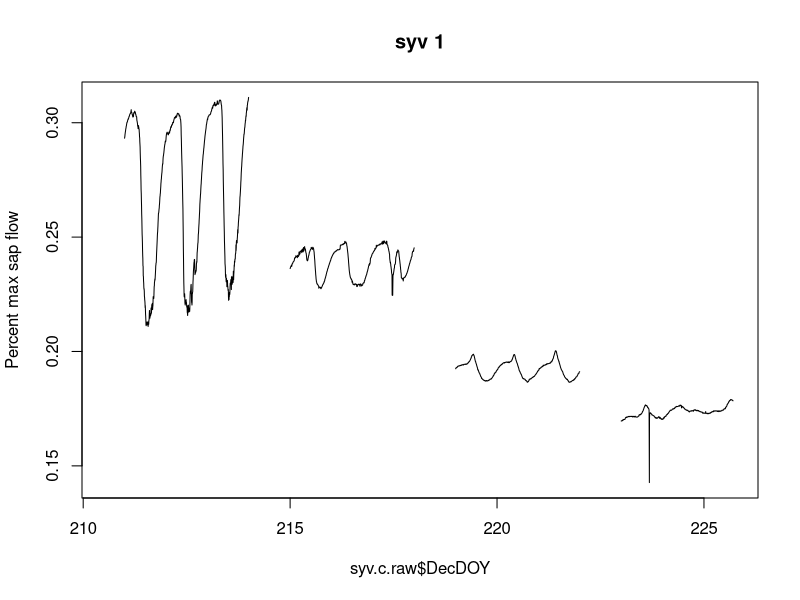
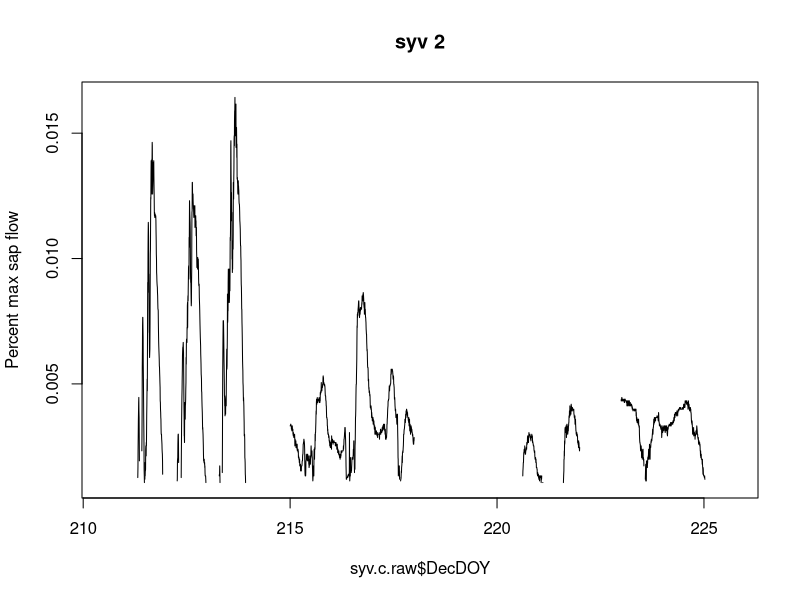
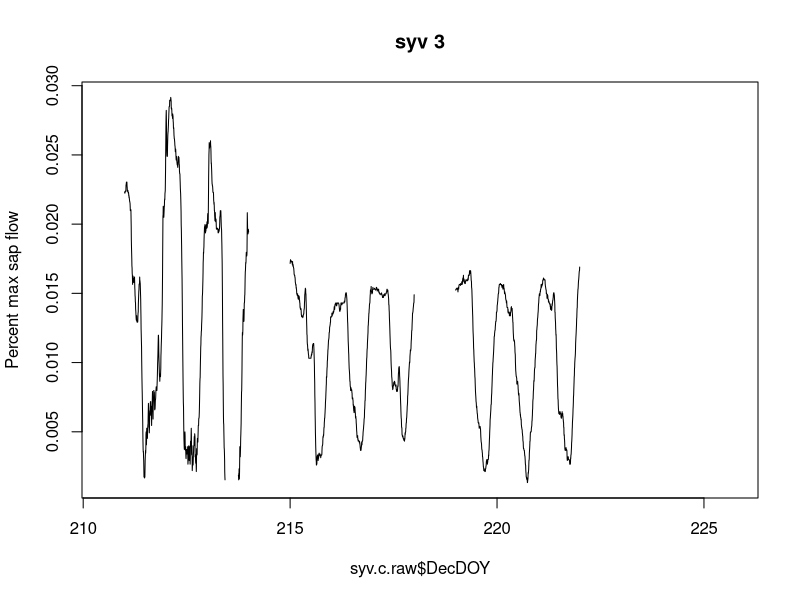
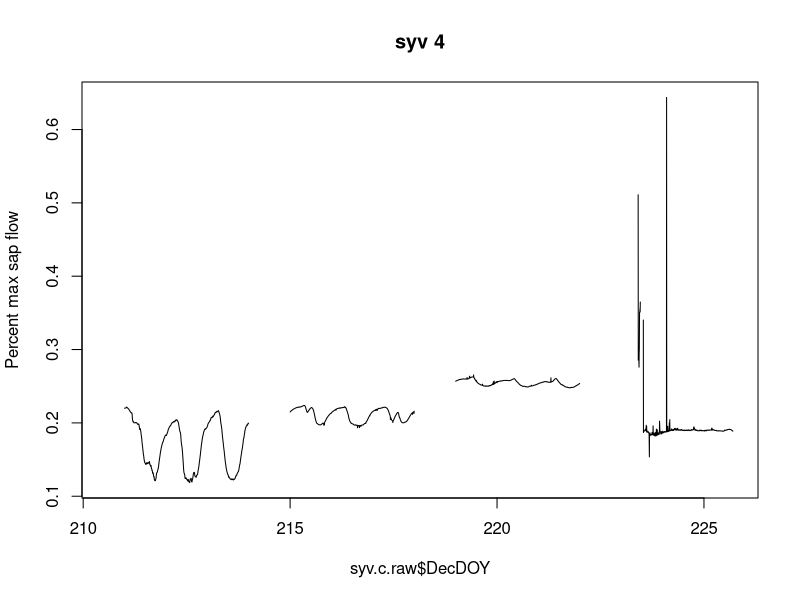

Write the R code that produced these figures, in order. (Note: this script raises an error after producing the figures.)

syv.c.raw<-read.csv('SYV_Calib.csv')
und.c.raw<-read.csv('UND_Calib.csv')
wcr.c.raw<-read.csv('WCR_Calib.csv')

#WCR has an extra day with messy data. Remove
wcr.c.raw<-wcr.c.raw[wcr.c.raw$DOY > 208,]


sc<-8

syv.c.dat<-syv.c.raw[,sc:ncol(syv.c.raw)]
syv.c.dat[syv.c.dat<0.001 | syv.c.dat> 1]<-NaN
und.c.dat<-und.c.raw[,sc:ncol(und.c.raw)]
und.c.dat[und.c.dat<0.001 | und.c.dat> 1]<-NaN
wcr.c.dat<-wcr.c.raw[,sc:ncol(wcr.c.raw)]
wcr.c.dat[wcr.c.dat<0.001 | wcr.c.dat> 1]<-NaN

und.switchdays<-c(211,215,220,223,226)
wcr.switchdays<-c(209,213,217,221,224)
syv.switchdays<-c(210,214,218,222,226)


#take out days where I switched the sensor
syv.c.dat[syv.c.raw$DOY %in% syv.switchdays,]<-NaN
#& syv.c.raw$H > 6 &syv.c.raw$H< 22,] <- NaN
und.c.dat[und.c.raw$DOY %in% und.switchdays,]<-NaN
#& und.c.raw$H > 6 &und.c.raw$H< 22,] <- NaN
wcr.c.dat[wcr.c.raw$DOY %in% wcr.switchdays,]<-NaN
#& wcr.c.raw$H > 6 &wcr.c.raw$H< 22,] <- NaN


for(i in 1:4){
  plot( syv.c.raw$DecDOY,syv.c.dat[,i], main=paste('syv', i), type='l', ylab='Percent max sap flow')
}

for(i in 1:5){
  plot(und.c.raw$DecDOY, und.c.dat[,i],  main=paste('und', i), type='l','Percent max sap flow')
}

for(i in 1:2){
  plot(wcr.c.raw$DecDOY, wcr.c.dat[,i], main=paste('wcr', i), type='l','Percent max sap flow')
}


sites<-list(wcr.c.dat,syv.c.dat,und.c.dat)
meta.raw<-list(wcr.c.raw,syv.c.raw,und.c.raw)
names<-c('wcr','syv','und')

for (s in 1:3){
  DAT<-sites[[s]]
  meta<-meta.raw[[s]]
  
  DAT.t<-cbind(meta$DOY, DAT)
  colnames(DAT.t)<-c('DOY', colnames(DAT))
  
  nObs<-nrow(DAT)
  DOYs<-unique(meta$DOY)
  nDays<-length(DOYs)
  nSensors<-ncol(DAT)
  Sensornames<-colnames(DAT)
  
  #Convert to flow
  maxes<-aggregate(DAT.t, by=list(DAT.t$DOY), FUN=max, na.rm=TRUE)
  maxes<-maxes[,3:ncol(maxes)]
  maxes[maxes==-Inf]<-NaN
  
  Daymaxes<-as.data.frame(matrix(data=NaN,nrow=nObs, ncol=nSensors))
  Daymax.names<-rep(NaN, nSensors)
  for (v in 1:nSensors){
    print(v)
    Daymaxvec<-rep(NaN, nObs)
    for (i in 1:nDays){
      Daymaxvec[DAT.t$DOY==DOYs[i]]<-maxes[i,v]    
    }
    Daymaxes[,v]<-Daymaxvec 
    Daymax.names[v]<- paste(Sensornames[v],"max", sep='_')
  }
  colnames(Daymaxes)<-Daymax.names
  rm(Daymax.names, Daymaxvec)
  
# To flow

K<-as.data.frame(matrix(data=NaN,nrow=nObs, ncol=nSensors))
K.names<-rep(NaN, nSensors)
Flux<-as.data.frame(matrix(data=NaN,nrow=nObs, ncol=nSensors))
Flux.names<-rep(NaN, nSensors)
for(v in 1:nSensors){
  K[,v]<-((Daymaxes[,v]-DAT[,v])/DAT[,v])
  Flux[,v]<-0.000119*(K[,v])^1.231
  
  K.names[v]<-paste(Sensornames[v], "K",sep='_')
  Flux.names[v]<-paste(Sensornames[v], "Flux", sep='')                   
}

colnames(K)<-K.names
colnames(Flux)<-Flux.names

rm(K.names, K)

if(s==1){wcr.flux<-Flux}
if(s==2){syv.flux<-Flux}
if(s==3){und.flux<-Flux}
  
}


for(i in 1:4){
  plot( syv.c.raw$DecDOY,syv.flux[,i], main=paste('syv flux', i), type='l')
}

for(i in 1:5){
  plot(und.c.raw$DecDOY, und.flux[,i],  main=paste('und flux', i), type='l')
}

for(i in 1:2){
  plot(wcr.c.raw$DecDOY, wcr.flux[,i], main=paste('wcr flux', i), type='l')
}

rm('Flux','meta','Daymaxes')

#Ratios

#Prep for aggregation
und.dectime<-(und.c.raw$H)+((und.c.raw$M)/60)
und.flux.t<-cbind(und.c.raw$DOY, und.dectime, und.flux)
colnames(und.flux.t)<-c('DOY','DecTime', colnames(und.flux))

syv.dectime<-(syv.c.raw$H)+((syv.c.raw$M)/60)
syv.flux.t<-cbind(syv.c.raw$DOY, syv.dectime, syv.flux)
colnames(syv.flux.t)<-c('DOY','DecTime', colnames(syv.flux))

wcr.c.raw$M<-as.numeric(levels(wcr.c.raw$M))[wcr.c.raw$M]
wcr.dectime<-(wcr.c.raw$H)+((wcr.c.raw$M)/60)
wcr.flux.t<-cbind(wcr.c.raw$DOY, wcr.dectime, wcr.flux)
colnames(wcr.flux.t)<-c('DOY','DecTime', colnames(wcr.flux))

#It rained on DOY 217. Remove.
#wcr.c.raw[wcr.c.raw$DOY == 217,]  #Change day for WCR so already NaN'd
syv.flux.t[syv.flux.t$DOY == 217 & syv.flux.t$DecTime >10 & syv.flux.t$DecTime<16,3:6]<-NaN
und.flux.t[und.flux.t$DOY == 217 & und.flux.t$DecTime >10 & und.flux.t$DecTime<16,3:7]<-NaN

#Position 1
und.d1<-und.flux.t[und.flux.t$DOY %in% c(212:214),]
und.p1<-aggregate(und.d1, by=list(und.d1$DecTime), FUN=mean, na.rm=TRUE)

syv.d1<-syv.flux.t[syv.flux.t$DOY %in% c(211:213),]
syv.p1<-aggregate(syv.d1, by=list(syv.d1$DecTime), FUN=mean, na.rm=TRUE)

wcr.d1<-wcr.flux.t[wcr.flux.t$DOY %in% c(210:212),]
wcr.p1<-aggregate(wcr.d1, by=list(wcr.d1$DecTime), FUN=mean, na.rm=TRUE)

rm('und.d1','syv.d1','wcr.d1')

#Position 2
und.d2<-und.flux.t[und.flux.t$DOY %in% c(216:219),]
und.p2<-aggregate(und.d2, by=list(und.d2$DecTime), FUN=mean, na.rm=TRUE)

syv.d2<-syv.flux.t[syv.flux.t$DOY %in% c(215:217),]
syv.p2<-aggregate(syv.d2, by=list(syv.d2$DecTime), FUN=mean, na.rm=TRUE)

wcr.d2<-wcr.flux.t[wcr.flux.t$DOY %in% c(214:216),]
wcr.p2<-aggregate(wcr.d2, by=list(wcr.d2$DecTime), FUN=mean, na.rm=TRUE)

rm('und.d2','syv.d2','wcr.d2')

#Position 3
und.d3<-und.flux.t[und.flux.t$DOY %in% c(221:222),]
und.p3<-aggregate(und.d3, by=list(und.d3$DecTime), FUN=mean, na.rm=TRUE)

syv.d3<-syv.flux.t[syv.flux.t$DOY %in% c(219:221),]
syv.p3<-aggregate(syv.d3, by=list(syv.d3$DecTime), FUN=mean, na.rm=TRUE)

wcr.d3<-wcr.flux.t[wcr.flux.t$DOY %in% c(218:220),]
wcr.p3<-aggregate(wcr.d3, by=list(wcr.d3$DecTime), FUN=mean, na.rm=TRUE)

rm('und.d3','syv.d3','wcr.d3')

#Position 4
und.d4<-und.flux.t[und.flux.t$DOY %in% c(224:225),]
und.p4<-aggregate(und.d4, by=list(und.d4$DecTime), FUN=mean, na.rm=TRUE)

syv.d4<-syv.flux.t[syv.flux.t$DOY %in% c(223:225),]
syv.p4<-aggregate(syv.d4, by=list(syv.d4$DecTime), FUN=mean, na.rm=TRUE)

wcr.d4<-wcr.flux.t[wcr.flux.t$DOY %in% c(222:223),]
wcr.p4<-aggregate(wcr.d4, by=list(wcr.d4$DecTime), FUN=mean, na.rm=TRUE)

rm('und.d4','syv.d4','wcr.d4')

#Scoop data together. This is attrociously inefficient.
wcr.c1<-cbind(wcr.p1[4],wcr.p2[4],wcr.p3[4],wcr.p4[4])
wcr.c2<-cbind(wcr.p1[5],wcr.p2[5],wcr.p3[5],wcr.p4[5])

syv.c1<-cbind(syv.p1[4],syv.p2[4],syv.p3[4],syv.p4[4])
syv.c2<-cbind(syv.p1[5],syv.p2[5],syv.p3[5],syv.p4[5])
syv.c3<-cbind(syv.p1[6],syv.p2[6],syv.p3[6],syv.p4[6])
syv.c4<-cbind(syv.p1[7],syv.p2[7],syv.p3[7],syv.p4[7])

und.c1<-cbind(und.p1[4],und.p2[4],und.p3[4],und.p4[4])
und.c2<-cbind(und.p1[5],und.p2[5],und.p3[5],und.p4[5])
und.c3<-cbind(und.p1[6],und.p2[6],und.p3[6],und.p4[6])
und.c4<-cbind(und.p1[7],und.p2[7],und.p3[7],und.p4[7])
und.c5<-cbind(und.p1[8],und.p2[8],und.p3[8],und.p4[8])

rm('syv.p1','syv.p2','syv.p3','syv.p4','und.p1','und.p2','und.p3','und.p4',
   'wcr.p1','wcr.p2','wcr.p3','wcr.p4')

#Combine into lists for looping
und.c<-list(und.c1,und.c2,und.c3,und.c4,und.c5)
syv.c<-list(syv.c1,syv.c2,syv.c3,syv.c4)
wcr.c<-list(wcr.c1,wcr.c2)

rm('und.c1','und.c2','und.c3','und.c4','und.c5','syv.c1',
        'syv.c2','syv.c3','syv.c4','wcr.c1','wcr.c2')


#Profiles

par(mfrow=c(1,2))

#UNDERC
datlist.und<-list()
profs.und<-matrix(data=NA, nrow=5, ncol=4)
for (r in 1:length(und.c)){
  dat<-und.c[[r]]
  dat.r<-dat/dat[,1]
  dat.r.sub<-dat.r[145:192,1:4]
  datlist.und[[r]]<-dat.r.sub
  profs.und[r,]<-colMeans(dat.r.sub)
  plot(colMeans(dat.r.sub), main=paste('UND C',r, sep=''))
  lines(colMeans(dat.r.sub))
}

#WCR
datlist.wcr<-list()
profs.wcr<-matrix(data=NA, nrow=length(wcr.c), ncol=4)
for (r in 1:length(wcr.c)){
  dat<-wcr.c[[r]]
  dat.r<-dat/dat[,1]
  dat.r.sub<-dat.r[145:192,1:4]
  datlist.wcr[[r]]<-dat.r.sub
  profs.wcr[r,]<-colMeans(dat.r.sub)
  plot(colMeans(dat.r.sub), main=paste('WCR C',r, sep=''))
  lines(colMeans(dat.r.sub))
}


#SYV
datlist.syv<-list()
profs.syv<-matrix(data=NA, nrow=length(syv.c), ncol=4)
for (r in 1:length(syv.c)){
  dat<-syv.c[[r]]
  dat.r<-dat/dat[,1]
  dat.r.sub<-dat.r[145:192,1:4]
  datlist.syv[[r]]<-dat.r.sub
  profs.syv[r,]<-colMeans(dat.r.sub)
  if(r==4){dat.r.sub[,4]<-NA}
  if(r==1 | r==4){
    plot(colMeans(dat.r.sub), main=paste('SYV C',r, sep=''))
    lines(colMeans(dat.r.sub))}
}

rm('dat.r','dat.r.sub','dat')

#Aggregate profiles

syv.c.names<-c('S1', 'S2','S3','S4')
syv.c.valid<-c(2,3,1,3)
syv.agg<-(cbind(syv.c.names, profs.syv, syv.c.valid))
syv.agg[2:3,2:5]<-NaN
syv.agg[4,5]<-NaN

und.c.names<-c('U1', 'U2','U3','U4','U5')
und.c.valid<-c(2,4,2,1,3)
und.agg<-cbind(und.c.names, profs.und, und.c.valid)

wcr.c.names<-c('W1','W2')
wcr.c.valid<-c(1,2)
wcr.agg<-cbind(wcr.c.names, profs.wcr, wcr.c.valid)


profile<-as.data.frame(rbind(wcr.agg,und.agg,syv.agg))
colnames(profile)<-c('site','P1','P2','P3','P4','valid')

rm ('profs.syv','profs.und','profs.wcr','syv.agg','und.agg','wcr.agg')

#Fucking factors
profile$P1<-as.numeric(levels(profile$P1)[profile$P1])
profile$P2<-as.numeric(levels(profile$P2)[profile$P2])   
profile$P3<-as.numeric(levels(profile$P3)[profile$P3])
profile$P4<-as.numeric(levels(profile$P4)[profile$P4])
profile$valid<-as.numeric(levels(profile$valid)[profile$valid])

#Adjusted based on manual inspection of curves
adj.valid<-c(2,3,3,3,2,2,3,2,4,4,3)
profile$adj<-adj.valid

profile.val<-profile

for (r in 1:nrow(profile.val)){
  if(profile.val[r,7]<4){
  profile.val[r,((profile.val[r,7]+2):5)]<-NaN
  #This is terrible. The +2 (a) shifts for the site column and 
  #(b) makes sure that the first valid value is included.
  }
}

#Optionally take out the weird basswood value
profile.val.n<-profile.val
profile.val.n$P3[2]<-NaN
#Using a column index of 7 gives adapted indices. Column 6 has strict indices
#Overall profiles
plot(colMeans(profile.val[1:7, 2:5], na.rm=TRUE), main='Hardwoods')
lines(colMeans(profile.val[1:7, 2:5], na.rm=TRUE))

plot(colMeans(profile.val.n[1:7, 2:5], na.rm=TRUE), main='Hardwoods, no weird TIAM')
lines(colMeans(profile.val.n[1:7, 2:5], na.rm=TRUE))

plot(colMeans(profile.val[c(8,11), 2:5], na.rm=TRUE), main='Hemlock')
lines(colMeans(profile.val[c(8,11), 2:5], na.rm=TRUE))


#by species
plot(colMeans(profile.val[c(2,5), 2:5], na.rm=TRUE), main='TIAM', ylim=c(0.2,1), ylab='% max sapflux', xlab='Sapwood Depth (cm)')
lines(colMeans(profile.val[c(2,5), 2:5], na.rm=TRUE), lwd=3)
box(lwd=3)

plot(colMeans(profile.val[c(3:4), 2:5], na.rm=TRUE), main='POTR', ylim=c(0.2,1), ylab='% max sapflux', xlab='Sapwood Depth (cm)')
lines(colMeans(profile.val[c(3:4), 2:5], na.rm=TRUE), lwd=3)
box(lwd=3)

plot(colMeans(profile.val[c(6:7), 2:5], na.rm=TRUE), main='Acer spp.', ylim=c(0.2,1), ylab='% max sapflux', xlab='Sapwood Depth (cm)')
lines(colMeans(profile.val[c(6:7), 2:5], na.rm=TRUE), lwd=3)
box(lwd=3)

plot(colMeans(profile.val[c(8,11), 2:5], na.rm=TRUE), main='TSCA', ylab='% max sapflux', xlab='Sapwood Depth (cm)')
lines(colMeans(profile.val[c(8,11), 2:5], na.rm=TRUE), lwd=3)
box(lwd=3)

plot(colMeans(profile.val[1, 2:5], na.rm=TRUE), main='OSVI', ylab='% max sapflux', xlab='Sapwood Depth (cm)')
lines(colMeans(profile.val[1, 2:5], na.rm=TRUE), lwd=3)
box(lwd=3)

